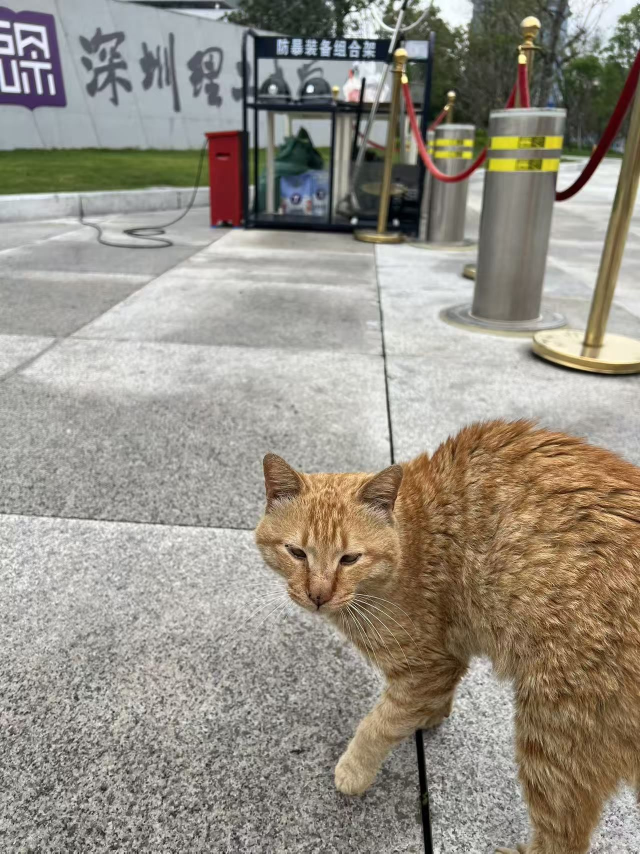
#> input picture classified/01 丑橘(暂用名)/ugly_orange_01.jpg, 1280 x 1707 px (shown at 1/2 size)
$ python auto_thumb.py
#> lines starting #> are read from the running program, lines starting #| are printed output that depends on the picture
#!/usr/bin/env python3
# -*- coding: utf-8 -*-
"""增量转换：扫描原始 JPG，缺少 _thumb 的才处理"""

import os
from PIL import Image

INPUT_DIR = "classified"
SUFFIX = "_thumb"
OUTPUT_SIZE = 300
CROP_RATIO = 0.6
MIN_CROP = 100
JPEG_QUALITY = 90

def get_output_path(input_path, suffix=SUFFIX):
    dir_name = os.path.dirname(input_path)
    base = os.path.basename(input_path)
    name, ext = os.path.splitext(base)
    return os.path.join(dir_name, f"{name}{suffix}{ext}")

def is_original_jpg(filename, suffix=SUFFIX):
    name, ext = os.path.splitext(filename)
    return ext.lower() in ('.jpg', '.jpeg') and suffix not in name

def main():
    # 收集原始 JPG
    jpg_files = []
    for root, dirs, files in os.walk(INPUT_DIR):
        for f in files:
            if is_original_jpg(f):
                jpg_files.append(os.path.join(root, f))
#> pass 2 of the loop in main, `for root, dirs, files in os.walk(INPUT_DIR):`:

    # 分类：已处理（有 _thumb） vs 未处理
    to_process = []
    skipped = 0
    for fp in jpg_files:
        out = get_output_path(fp)
        if os.path.exists(out):
            skipped += 1
        else:
            to_process.append(fp)

    print(f"📸 原始 JPG 总数: {len(jpg_files)}")
    print(f"✅ 已有 _thumb (跳过): {skipped}")
    print(f"🆕 需要处理: {len(to_process)}")

    if not to_process:
        print("✨ 所有图片均已处理，无需转换。")
        return

    success = 0
    failed = []
    for idx, fp in enumerate(to_process, 1):
        out = get_output_path(fp)
        print(f"[{idx}/{len(to_process)}] {fp}")
        try:
            img = Image.open(fp).convert("RGB")
#> img is the input picture: PIL image 1280x1707 RGB; mean R, G, B 149.9, 144, 132.7
            w, h = img.size
#> w = 1280; h = 1707
            crop = max(MIN_CROP, int(min(w, h) * CROP_RATIO))
#> crop = 768
            left = (w - crop) // 2
#> left = 256
            top = (h - crop) // 2
#> top = 469
            img = img.crop((left, top, left + crop, top + crop))
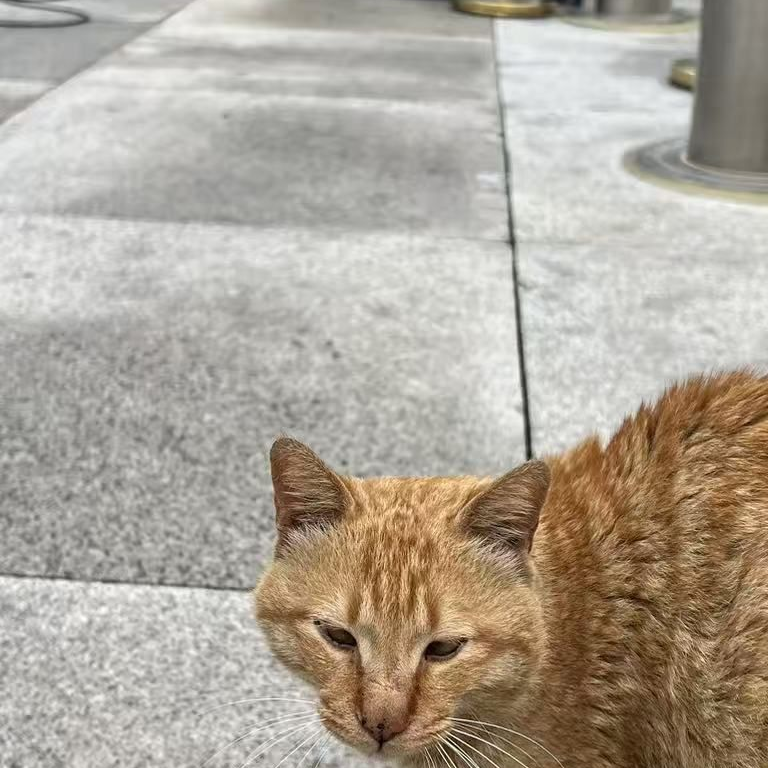
#> img: PIL image 768x768 RGB; mean R, G, B 174.8, 166, 153.3
            img = img.resize((OUTPUT_SIZE, OUTPUT_SIZE), Image.LANCZOS)
#> img: PIL image 300x300 RGB
            img.save(out, "JPEG", quality=JPEG_QUALITY, optimize=True)
            print(f"   ✅ {os.path.basename(out)}")
            success += 1
        except Exception as e:
            print(f"   ❌ {e}")
            failed.append((fp, str(e)))
#> pass 2 of the loop in main, `for idx, fp in enumerate(to_process, 1):`:
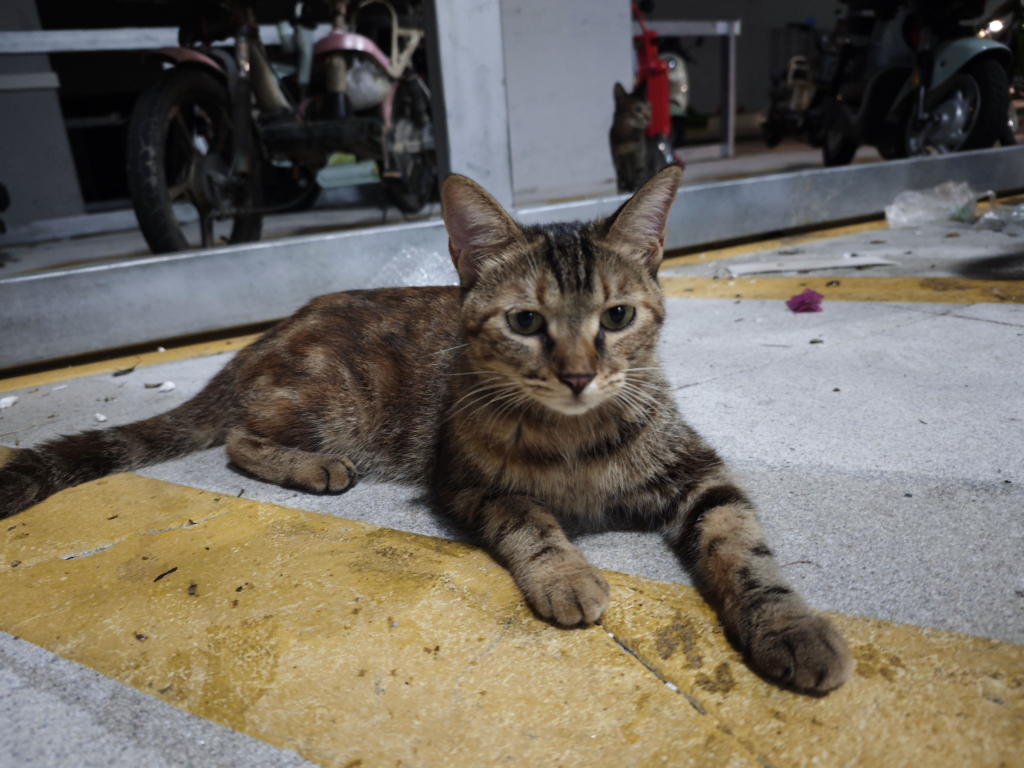
#> input picture classified/00 新猫咪/cat_01.jpg, 4096 x 3072 px (shown at 1/4 size)
#> in main, img is the input picture: PIL image 4096x3072 RGB; mean R, G, B 112.5, 106.2, 95.9
#> in main, `img = img.crop((left, top, left + crop, top + crop))`:
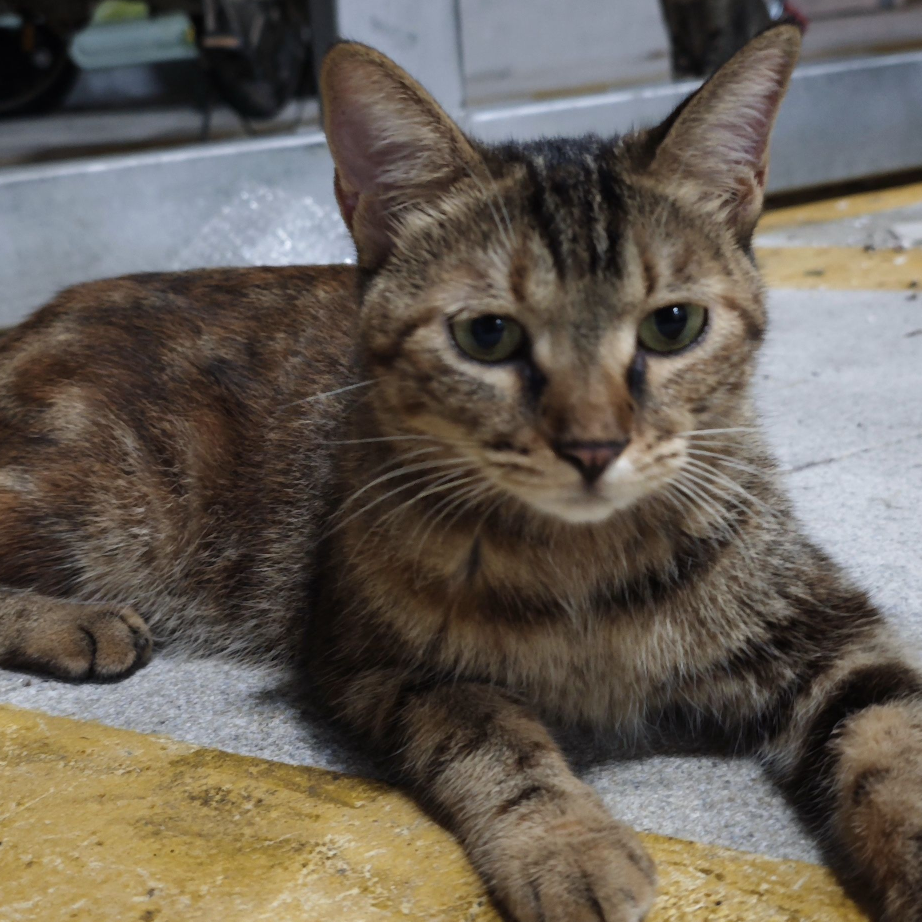
#> img: PIL image 1843x1843 RGB (shown at 1/2 size); mean R, G, B 103.3, 95.3, 85.8
#> in main, `img = img.resize((OUTPUT_SIZE, OUTPUT_SIZE), Image.LANCZOS)`:
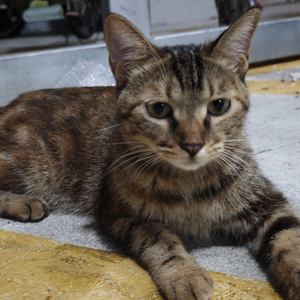
#> img: PIL image 300x300 RGB; mean R, G, B 103.3, 95.3, 85.8

    print(f"\n✅ 成功: {success}, ❌ 失败: {len(failed)}")
    if failed:
        for fp, err in failed:
            print(f"  • {fp}\n    {err}")

if __name__ == "__main__":
    main()
